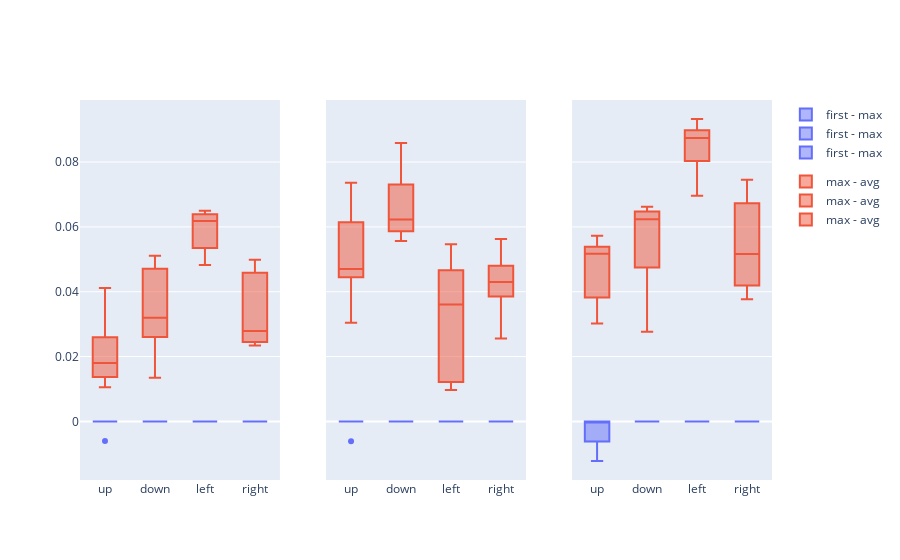

Notebook cell for this chart:
### Code cell
df = SealAnalysis.Table.generate_delta_table(around_gap)
params = {
    "x":'Location',
    "y":'Delta(um)',
    "color":'Class',
}
conds = df['Condition'].unique()
fig = make_subplots(rows=1, cols=len(conds), shared_yaxes=True)
for index, cond in enumerate(conds):
    print(cond)
    tmp_df = df.filter(pl.col('Condition')==cond)
    sub_fig = px.box(
        tmp_df,
        **params
    )
    for trace in sub_fig.data:
        fig.add_trace(trace, row=1, col=index+1)
fig.show()

### Figure 1 — Plotly figure (JSON) as saved in the notebook; plotly's stock layout.template omitted (floating-point values rounded to 4 significant figures)
{"data": [{"alignmentgroup": "True", "hovertemplate": "Class=first - max<br>Location=%{x}<br>Delta(um)=%{y}<extra></extra>", "legendgroup": "first - max", "marker": {"color": "#636efa"}, "name": "first - max", "notched": false, "offsetgroup": "first - max", "orientation": "v", "showlegend": true, "type": "box", "x": ["up", "down", "left", "right", "up", "down", "left", "right", "up", "down", "left", "right", "up", "down", "left", "right", "up", "down", "left", "right", "up", "down", "left", "right", "up", "down", "left", "right"], "x0": " ", "xaxis": "x", "y": [0.0, 0.0, 0.0, 0.0, 0.0, 0.0, 0.0, 0.0, 0.0, 0.0, 0.0, 0.0, -0.006064, 0.0, 0.0, 0.0, 0.0, 0.0, 0.0, 0.0, 0.0, 0.0, 0.0, 0.0, 0.0, 0.0, 0.0, 0.0], "y0": " ", "yaxis": "y"}, {"alignmentgroup": "True", "hovertemplate": "Class=max - avg<br>Location=%{x}<br>Delta(um)=%{y}<extra></extra>", "legendgroup": "max - avg", "marker": {"color": "#EF553B"}, "name": "max - avg", "notched": false, "offsetgroup": "max - avg", "orientation": "v", "showlegend": true, "type": "box", "x": ["up", "down", "left", "right", "up", "down", "left", "right", "up", "down", "left", "right", "up", "down", "left", "right", "up", "down", "left", "right", "up", "down", "left", "right", "up", "down", "left", "right"], "x0": " ", "xaxis": "x", "y": [0.02788, 0.01343, 0.05198, 0.04812, 0.04117, 0.0511, 0.06341, 0.02786, 0.01805, 0.03182, 0.06498, 0.03908, 0.01369, 0.045, 0.05784, 0.02673, 0.02022, 0.04776, 0.06179, 0.02341, 0.01051, 0.03199, 0.06403, 0.04989, 0.0138, 0.02414, 0.04822, 0.02371], "y0": " ", "yaxis": "y"}, {"alignmentgroup": "True", "hovertemplate": "Class=first - max<br>Location=%{x}<br>Delta(um)=%{y}<extra></extra>", "legendgroup": "first - max", "marker": {"color": "#636efa"}, "name": "first - max", "notched": false, "offsetgroup": "first - max", "orientation": "v", "showlegend": true, "type": "box", "x": ["up", "down", "left", "right", "up", "down", "left", "right", "up", "down", "left", "right", "up", "down", "left", "right", "up", "down", "left", "right", "up", "down", "left", "right"], "x0": " ", "xaxis": "x2", "y": [0.0, 0.0, 0.0, 0.0, 0.0, 0.0, 0.0, 0.0, 0.0, 0.0, 0.0, 0.0, 0.0, 0.0, 0.0, 0.0, -0.006122, 0.0, 0.0, 0.0, 0.0, 0.0, 0.0, 0.0], "y0": " ", "yaxis": "y2"}, {"alignmentgroup": "True", "hovertemplate": "Class=max - avg<br>Location=%{x}<br>Delta(um)=%{y}<extra></extra>", "legendgroup": "max - avg", "marker": {"color": "#EF553B"}, "name": "max - avg", "notched": false, "offsetgroup": "max - avg", "orientation": "v", "showlegend": true, "type": "box", "x": ["up", "down", "left", "right", "up", "down", "left", "right", "up", "down", "left", "right", "up", "down", "left", "right", "up", "down", "left", "right", "up", "down", "left", "right"], "x0": " ", "xaxis": "x2", "y": [0.06143, 0.08589, 0.05467, 0.02555, 0.04473, 0.06269, 0.0294, 0.05624, 0.07359, 0.05565, 0.01219, 0.04459, 0.04927, 0.06186, 0.0427, 0.0414, 0.03044, 0.07303, 0.04666, 0.03856, 0.04446, 0.05862, 0.00971, 0.04802], "y0": " ", "yaxis": "y2"}, {"alignmentgroup": "True", "hovertemplate": "Class=first - max<br>Location=%{x}<br>Delta(um)=%{y}<extra></extra>", "legendgroup": "first - max", "marker": {"color": "#636efa"}, "name": "first - max", "notched": false, "offsetgroup": "first - max", "orientation": "v", "showlegend": true, "type": "box", "x": ["up", "down", "left", "right", "up", "down", "left", "right", "up", "down", "left", "right", "up", "down", "left", "right", "up", "down", "left", "right"], "x0": " ", "xaxis": "x3", "y": [-0.01221, 0.0, 0.0, 0.0, 0.0, 0.0, 0.0, 0.0, 0.0, 0.0, 0.0, 0.0, 0.0, 0.0, 0.0, 0.0, -0.004189, 0.0, 0.0, 0.0], "y0": " ", "yaxis": "y3"}, {"alignmentgroup": "True", "hovertemplate": "Class=max - avg<br>Location=%{x}<br>Delta(um)=%{y}<extra></extra>", "legendgroup": "max - avg", "marker": {"color": "#EF553B"}, "name": "max - avg", "notched": false, "offsetgroup": "max - avg", "orientation": "v", "showlegend": true, "type": "box", "x": ["up", "down", "left", "right", "up", "down", "left", "right", "up", "down", "left", "right", "up", "down", "left", "right", "up", "down", "left", "right"], "x0": " ", "xaxis": "x3", "y": [0.04089, 0.05404, 0.08393, 0.03765, 0.05173, 0.06429, 0.08741, 0.05163, 0.05728, 0.06237, 0.09327, 0.0745, 0.05274, 0.0662, 0.08864, 0.06488, 0.03016, 0.02763, 0.06958, 0.04332], "y0": " ", "yaxis": "y3"}], "layout": {"xaxis": {"anchor": "y", "domain": [0, 0.2889]}, "xaxis2": {"anchor": "y2", "domain": [0.3556, 0.6444]}, "xaxis3": {"anchor": "y3", "domain": [0.7111, 1]}, "yaxis": {"anchor": "x", "domain": [0, 1]}, "yaxis2": {"anchor": "x2", "domain": [0, 1], "matches": "y", "showticklabels": false}, "yaxis3": {"anchor": "x3", "domain": [0, 1], "matches": "y", "showticklabels": false}}}
